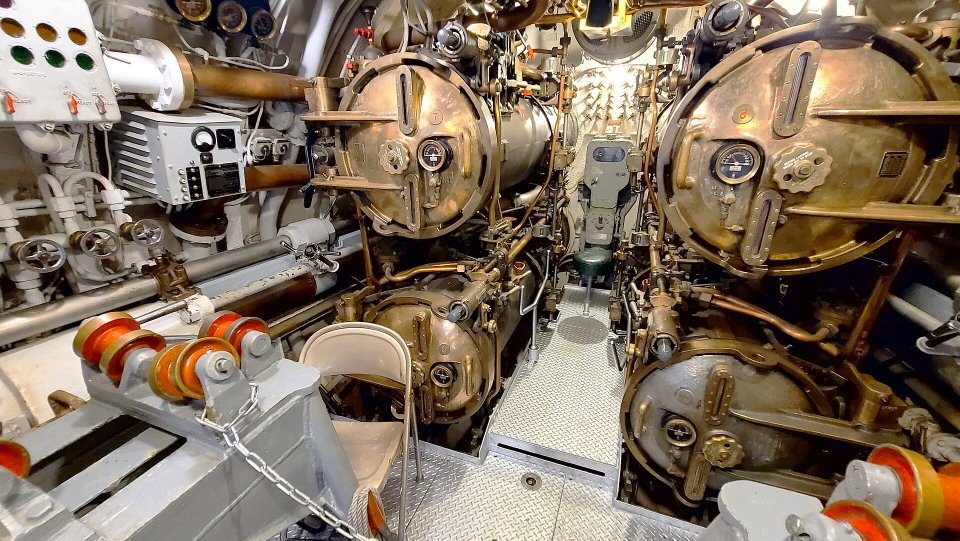
#> input picture episodes/dumlupinar-denizaltisi-1953/img/arka2_cod_kic_torpido.jpg, 1920 x 1081 px (shown at 1/2 size)
$ python gorsel.py   (older library calls are emulated)
#> lines starting #> are read from the running program, lines starting #| are printed output that depends on the picture
"""dumlupinar-denizaltisi-1953: arka plan ve ilk kanıt (son kare kupur.py'de).

    python episodes/dumlupinar-denizaltisi-1953/gorsel.py

img/arka2_cod_kic_torpido.jpg  'USS Cod, After Torpedo Room - 53057069719.jpg' (Eric Friedebach, 2022, CC BY 2.0;
                               Commons 1920 px küçük resmi). Balao/Gato dönemi ABD denizaltısının KIÇ torpido dairesi;
                               TCG Dumlupınar eski USS Blower (Balao sınıfı): aynı türden yer.
img/kanit1_blower_ss325.jpg    'Blower (SS-325) off the New England coast.jpg' (US Navy 80-G-286090, 24.10.1944, PD-USN).
"""
from pathlib import Path

import numpy as np
from PIL import Image, ImageEnhance

HERE = Path(__file__).resolve().parent
IMG = HERE / "img"


def olc(im):
    import cv2
    a = np.asarray(im.convert("RGB")).astype(np.float32)
    hsv = cv2.cvtColor(a.astype(np.uint8), cv2.COLOR_RGB2HSV)
    g = cv2.cvtColor(np.asarray(im.convert("RGB").resize((720, 720))), cv2.COLOR_RGB2GRAY)
    return round(a.mean(), 1), round(hsv[..., 1].mean() / 255, 3), round(cv2.Laplacian(g, cv2.CV_64F).var(), 1)


def arka():
    im = Image.open(IMG / "arka2_cod_kic_torpido.jpg").convert("RGB")      # 1920x1081
#> im is the input picture: PIL image 1920x1081 RGB; mean R, G, B 129, 111.8, 93.8
    im = im.crop((900, 0, 1800, 900)).resize((1080, 1080), Image.LANCZOS)    # sol: sandalye/pano, alt: turuncu makara ve parlak zemin dışarıda (1,2x)
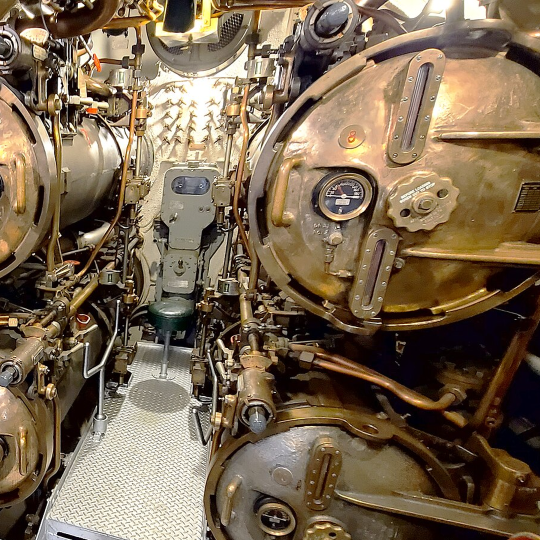
#> im: PIL image 1080x1080 RGB (shown at 1/2 size); mean R, G, B 122.3, 103.5, 80.6
    im = ImageEnhance.Color(im).enhance(0.45)
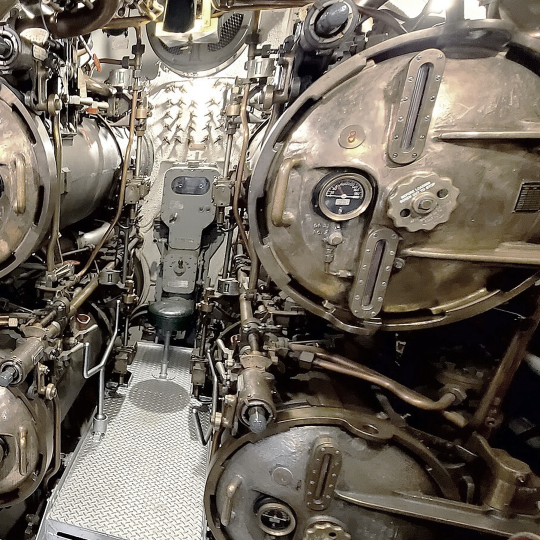
#> im: PIL image 1080x1080 RGB (shown at 1/2 size); mean R, G, B 113.1, 104.7, 94.4
    im = ImageEnhance.Brightness(im).enhance(1.2)
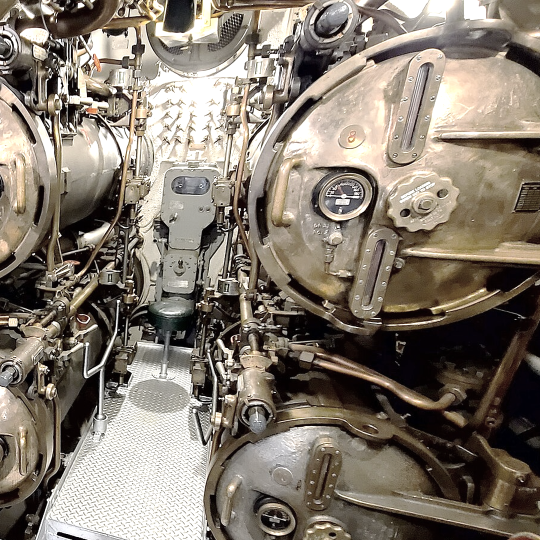
#> im: PIL image 1080x1080 RGB (shown at 1/2 size); mean R, G, B 131.8, 122.2, 110.7
    im.save(IMG / "arka.jpg", quality=92)
    print("arka.jpg", im.size, "parlaklık/doygunluk/laplace:", olc(im))
#> in olc, `hsv = cv2.cvtColor(a.astype(np.uint8), cv2.COLOR_RGB2HSV)`: hsv: shape (1080, 1080, 3); mean H, S, V 25.2, 71.2, 131.9
#> in olc, `g = cv2.cvtColor(np.asarray(im.convert("RGB").resize((720, 720))), cv2..`:
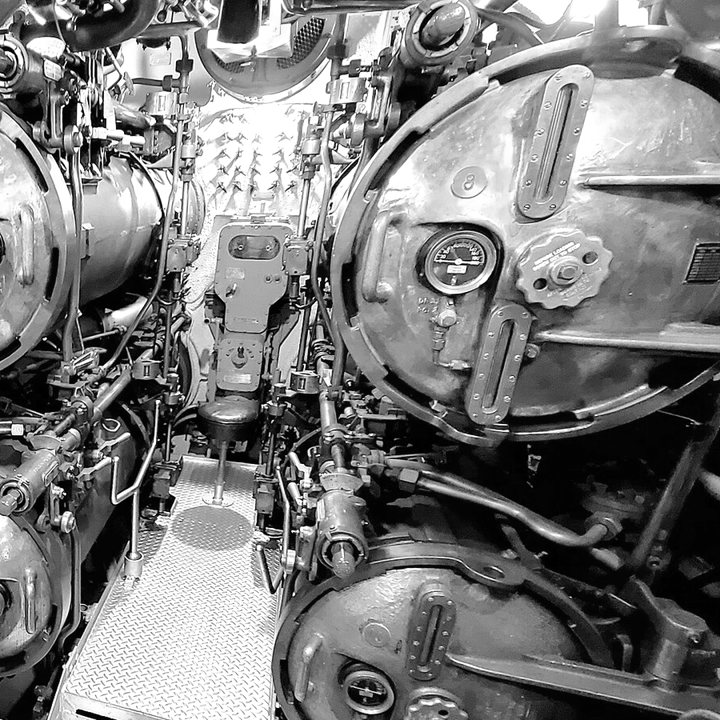
#> g: shape (720, 720); min 0, max 255, mean 123.7
#| arka.jpg (1080, 1080) parlaklık/doygunluk/laplace: (121.6, 0.279, 4096.7)


def kanit_1():
#> (the run stopped early here; a loop or call above may not have finished)
